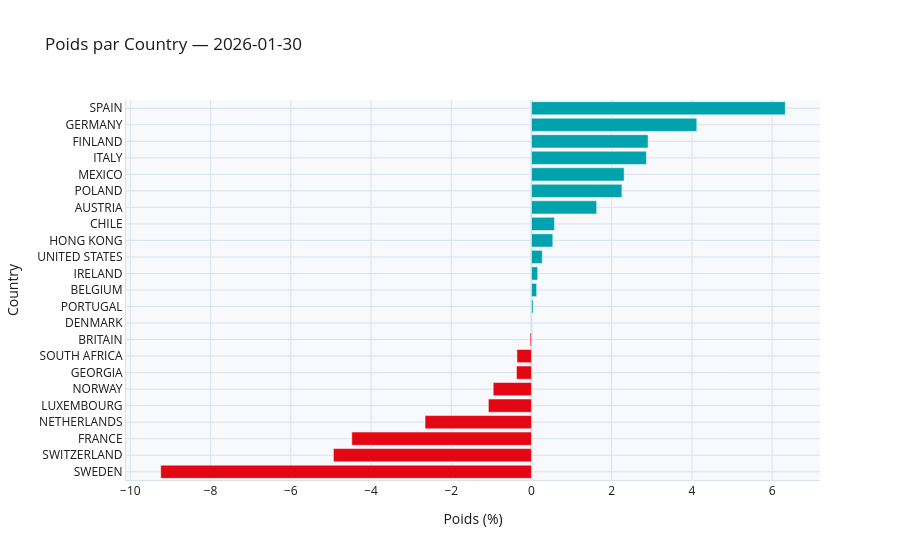

Notebook source saved alongside this figure:
### Code cell
comp_charts["Country"].show()

### Figure 1 — Plotly figure (JSON) as saved in the notebook; plotly's stock layout.template omitted (floating-point values rounded to 4 significant figures)
{"data": [{"marker": {"color": ["#E30613", "#E30613", "#E30613", "#E30613", "#E30613", "#E30613", "#E30613", "#E30613", "#E30613", "#00A3AD", "#00A3AD", "#00A3AD", "#00A3AD", "#00A3AD", "#00A3AD", "#00A3AD", "#00A3AD", "#00A3AD", "#00A3AD", "#00A3AD", "#00A3AD", "#00A3AD", "#00A3AD"]}, "orientation": "h", "type": "bar", "x": [-9.244, -4.938, -4.48, -2.653, -1.075, -0.9543, -0.3747, -0.3627, -0.03347, 0.01179, 0.03955, 0.1288, 0.1545, 0.2691, 0.5313, 0.5725, 1.625, 2.254, 2.309, 2.865, 2.906, 4.121, 6.327], "y": ["SWEDEN", "SWITZERLAND", "FRANCE", "NETHERLANDS", "LUXEMBOURG", "NORWAY", "GEORGIA", "SOUTH AFRICA", "BRITAIN", "DENMARK", "PORTUGAL", "BELGIUM", "IRELAND", "UNITED STATES", "HONG KONG", "CHILE", "AUSTRIA", "POLAND", "MEXICO", "ITALY", "FINLAND", "GERMANY", "SPAIN"]}], "layout": {"font": {"color": "#1A1A1A"}, "paper_bgcolor": "white", "plot_bgcolor": "#F7F9FC", "title": {"text": "Poids par Country — 2026-01-30"}, "xaxis": {"gridcolor": "#D9E2EC", "linecolor": "#D9E2EC", "title": {"text": "Poids (%)"}, "zerolinecolor": "#D9E2EC"}, "yaxis": {"gridcolor": "#D9E2EC", "linecolor": "#D9E2EC", "title": {"text": "Country"}, "zerolinecolor": "#D9E2EC"}}}
